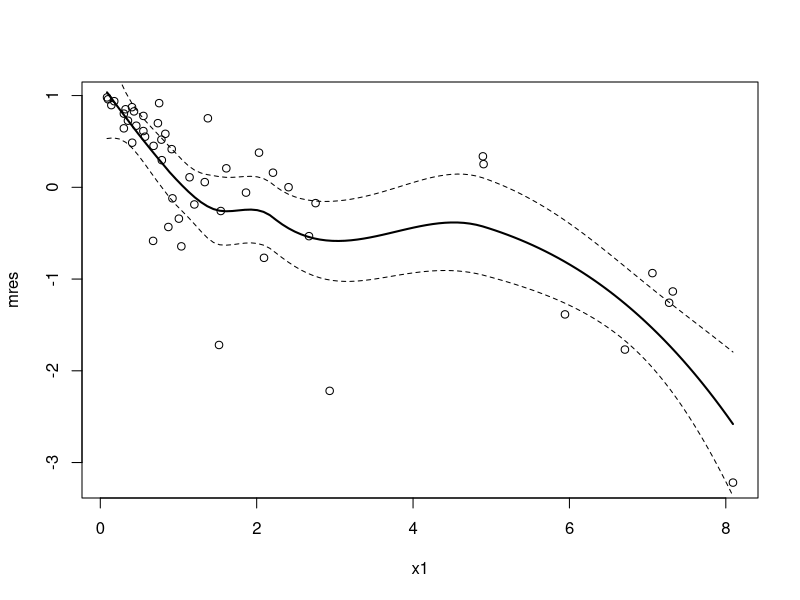
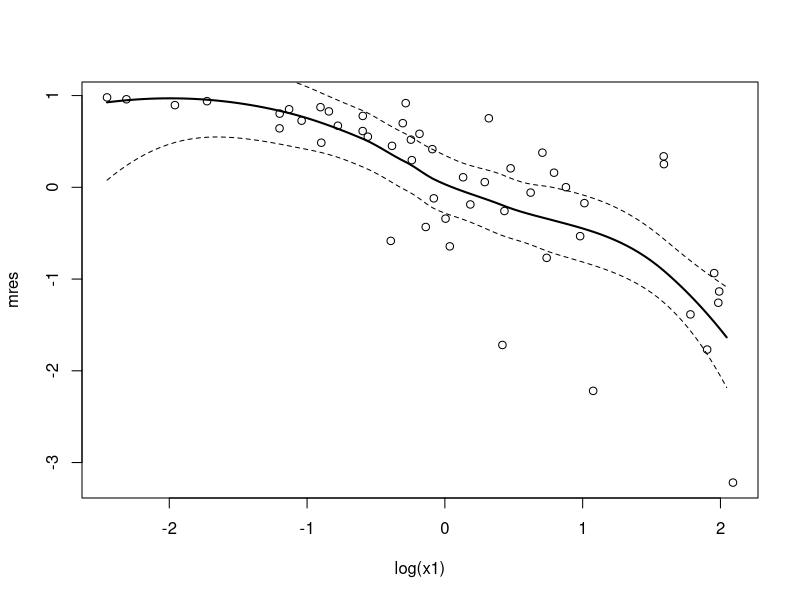
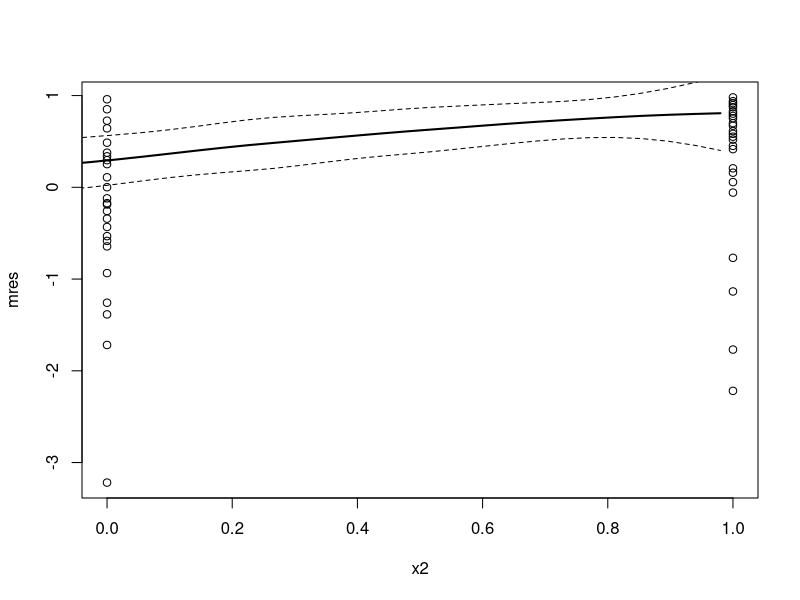
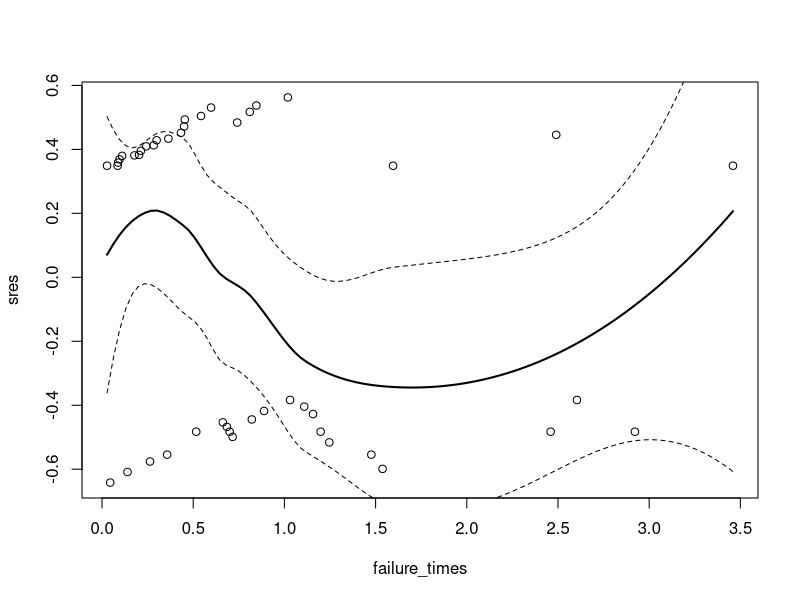
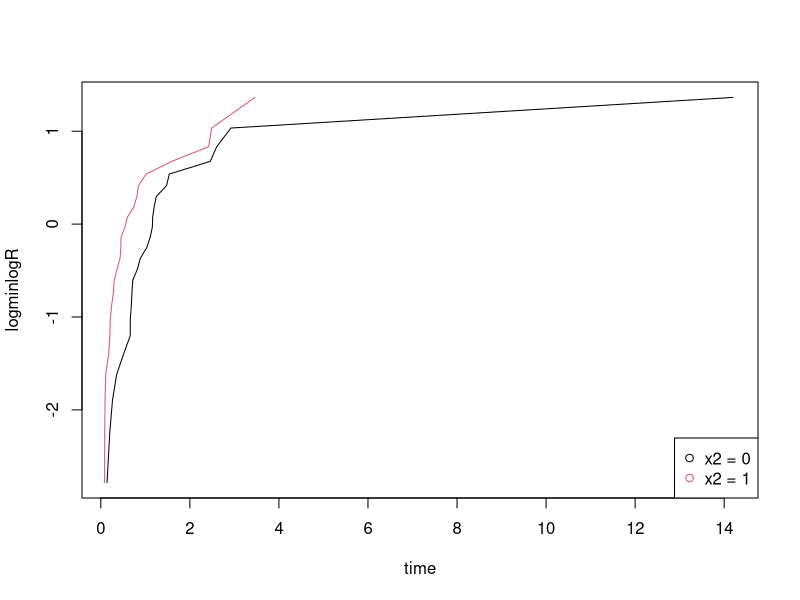
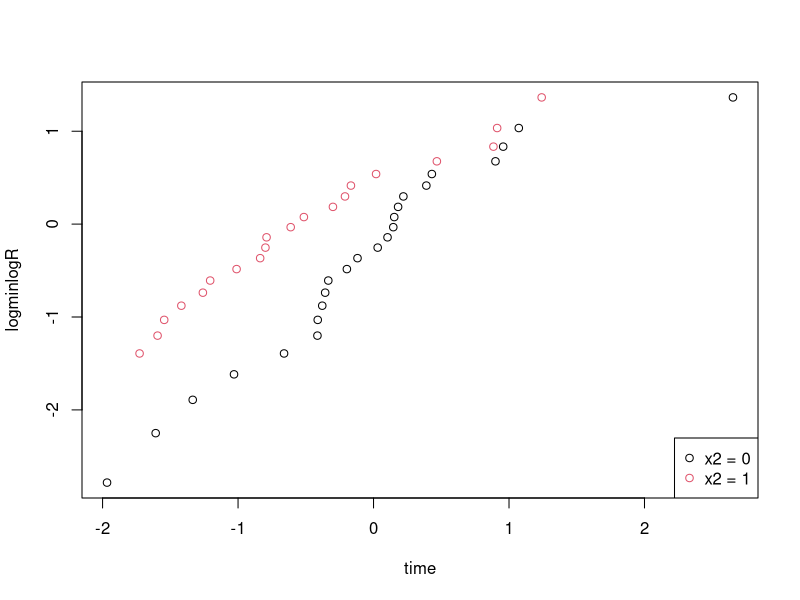
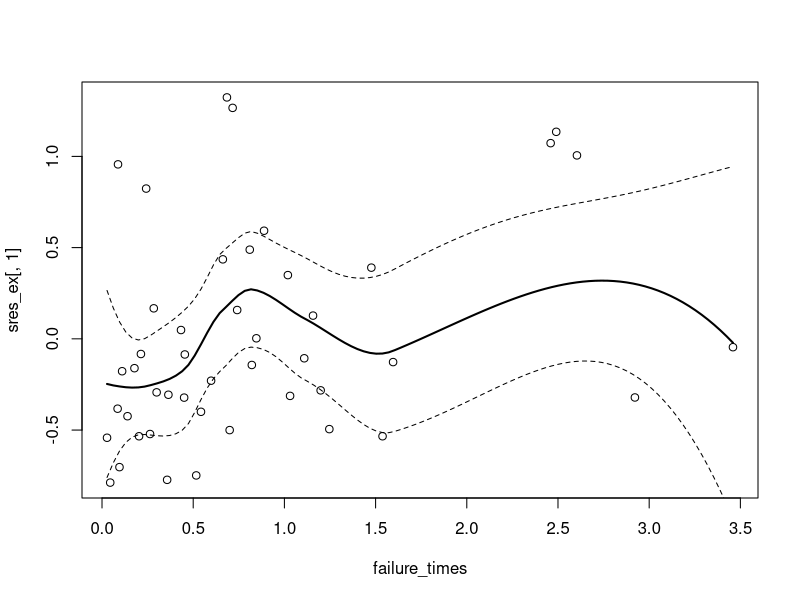
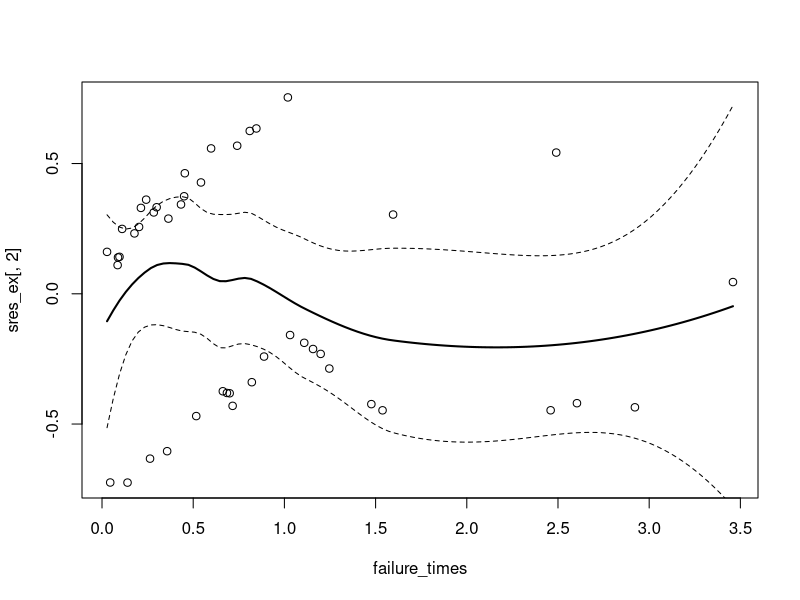

The R source for these figures, in order:
rm(list=ls())

## ---- preliminary
library(survival)
data <- read.table("data.dat")
attach(data)

smoothSEcurve <- function(yy, xx) {
  # use after a call to "plot"
  # fit a lowess curve and 95% confidence interval curve
  # make list of x values
  xx.list <- min(xx) + ((0:100)/100)*(max(xx) - min(xx))
  # Then fit loess function through the points (xx, yy)
  # at the listed values
  yy.xx <- predict(loess(yy ~ xx), se=T,
                   newdata=data.frame(xx=xx.list))
  lines(yy.xx$fit ~ xx.list, lwd=2)
  lines(yy.xx$fit -
          qt(0.975, yy.xx$df)*yy.xx$se.fit ~ xx.list, lty=2)
  lines(yy.xx$fit +
          qt(0.975, yy.xx$df)*yy.xx$se.fit ~ xx.list, lty=2)
}

## ---- 1
coxreg <- coxph(Surv(y, delta)~1)
mres <- residuals(coxreg, type="martingale")

plot(x1, mres)
smoothSEcurve(mres, x1)
plot(log(x1), mres)
smoothSEcurve(mres, log(x1))

plot(x2, mres)
smoothSEcurve(x2, mres)

## ---- 2
coxreg2 <- coxph(Surv(y,delta)~x2)
sres <- residuals(coxreg2,type="schoenfeld")
failure_times <- sort(y[delta==1])
failure_times <- failure_times[failure_times != 0]
plot(failure_times,sres)
smoothSEcurve(sres,failure_times)

Rhat_0 <- survfit(Surv(y) ~ x2, subset={x2==0})
n_0 = length(Rhat_0$surv)
Rhathat_0 <- (tail(Rhat_0$surv, n_0-1) + head(Rhat_0$surv, n_0-1)) / 2
time_0 <- tail(Rhat_0$time, n_0-1)
logminlogR_0 <- log(-log(Rhathat_0))

Rhat_1 <- survfit(Surv(y) ~ x2, subset={x2==1})
n_1 = length(Rhat_1$surv)
Rhathat_1 <- (tail(Rhat_1$surv, n_1-1) + head(Rhat_1$surv, n_1-1)) / 2
time_1 <- tail(Rhat_1$time, n_1-1)
logminlogR_1 <- log(-log(Rhathat_1))

plot(time_0, logminlogR_0, type="l",
     xlab="time",
     ylab="logminlogR")
lines(time_1, logminlogR_1, col=2)
legend("bottomright", legend=c("x2 = 0", "x2 = 1"), col=c(1, 2), pch=1)

plot(log(time_0), logminlogR_0, 
     xlab="time",
     ylab="logminlogR")
points(log(time_1), logminlogR_1, col=2)
legend("bottomright", legend=c("x2 = 0", "x2 = 1"), col=c(1, 2), pch=1)

## ---- 3
new_data <- data
new_data$x1 = log(new_data$x1)
coxreg_ex <- coxph(Surv(y, delta)~x1 + x2, data=new_data)
summary(coxreg_ex)

## ---- 4
sres_ex <- residuals(coxreg_ex,type="schoenfeld")
plot(failure_times,sres_ex[,1])
smoothSEcurve(sres_ex[,1], failure_times)
plot(failure_times,sres_ex[,2])
smoothSEcurve(sres_ex[,2],failure_times)

cox.zph(coxreg_ex)

## ---- 5
par(mfrow=c(2,2))
R0 = survfit(coxreg_ex)
plot(R0, 
     xlab='y',
     ylab=expression('R'[0]))

plot(survfit(coxreg_ex, newdata=data.frame(x1=c(0.2), x2)),
     xlab='y',
     ylab='R')
plot(survfit(coxreg_ex, newdata=data.frame(x1=c(1), x2)),
    xlab='y',
    ylab='R')
# plot(c(0,R0$time), c(1, R0$surv^exp(coxreg_ex$coefficients[['x1']] + coxreg_ex$coefficients[['x2']])), type='s')
plot(survfit(coxreg_ex, newdata=data.frame(x1=c(5), x2)),
     xlab='y',
     ylab='R')
par(mfrow=c(1,1))

## ---- 6

## ---- 7

## ---- 8

## ---- 9
